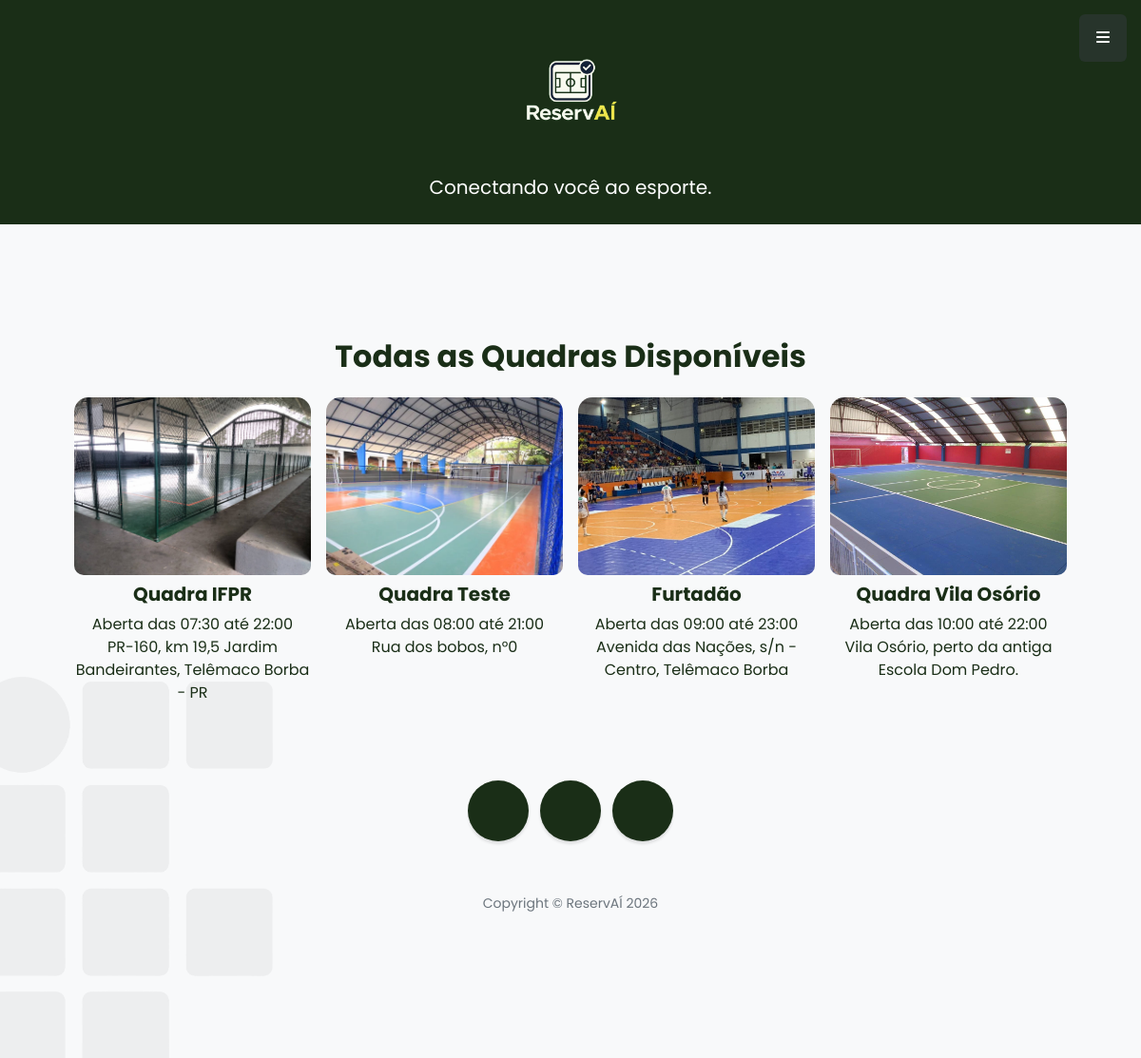
/quadras.php, run on the app's committed database.
### tables this page shows
CREATE TABLE `quadras` (
  `idQuadra` int(11) NOT NULL,
  `fotoQuadra` varchar(200) NOT NULL,
  `nomeQuadra` varchar(100) NOT NULL,
  `esportes` varchar(100) NOT NULL,
  `localizacao` varchar(100) NOT NULL,
  `horarioAbertura` time NOT NULL,
  `horarioFechamento` time NOT NULL
);

### quadras.php (the view, shortened to what this page needs)
<?php include "header.php" ?>
<div class="d-flex justify-content-center mb-3">
    <h2>Todas as Quadras Disponíveis</h2>
</div>
<?php
    $listarQuadras = "SELECT * FROM Quadras";
    include "conexaoBD.php";
    $res          = mysqli_query($conn, $listarQuadras) or die("Erro ao tentar listar Quadras!");
    echo "<div class='row gx-3 gy-3 justify-content-center'>";
    while($Quadra = mysqli_fetch_assoc($res)){
        $idQuadra   = $Quadra['idQuadra'];
        $fotoQuadra = $Quadra['fotoQuadra'];
        $nomeQuadra = $Quadra['nomeQuadra'];
        $localizacao = $Quadra['localizacao'];
        $horarioAbertura = $Quadra['horarioAbertura'];
        $horarioFechamento = $Quadra['horarioFechamento'];
        $horarioAberturaCortada =  substr($horarioAbertura, 0, 5);
        $horarioFechamentoCortada = substr($horarioFechamento, 0, 5);
        echo "
            <div class='col-6 col-sm-4 col-md-3'>
                <a class='portfolio-item text-decoration-none' href='formReservaQuadra.php?idQuadra=$idQuadra' style='border-radius: 15px; overflow: hidden; display: block;' title='Clique aqui para reservar a $nomeQuadra'>
                    <div class='caption-content mb-2' style='aspect-ratio: 4/3; overflow: hidden; border-radius: 10px;'>
                        <img class='img-fluid w-100 h-100' src='$fotoQuadra' style='object-fit: cover;'/>
                    </div>
                    <div class='h5 text-center' style='color: #1a2e17;'>$nomeQuadra</div>
                    <div class='p text-center' style='color: #1a2e17;'>Aberta das $horarioAberturaCortada até $horarioFechamentoCortada</div>
                    <div class='p text-center' style='color: #1a2e17;'>$localizacao</div>
                </a>
            </div>
        ";
    }
    echo "</div>";
?>
<?php include "footer.php" ?>

### data on the page
quadras: fotoQuadra (picture), nomeQuadra "Quadra IFPR", horarioAbertura "07:30", horarioFechamento "22:00", localizacao "PR-160, km 19,5 Jardim Bandeirantes, Telêmaco Borba - PR"
quadras: fotoQuadra (picture), nomeQuadra "Quadra Teste", horarioAbertura "08:00", horarioFechamento "21:00", localizacao "Rua dos bobos, n°0"
quadras: fotoQuadra (picture), nomeQuadra "Furtadão", horarioAbertura "09:00", horarioFechamento "23:00", localizacao "Avenida das Nações, s/n - Centro, Telêmaco Borba"
quadras: fotoQuadra (picture), nomeQuadra "Quadra Vila Osório", horarioAbertura "10:00", horarioFechamento "22:00", localizacao "Vila Osório, perto da antiga Escola Dom Pedro."
